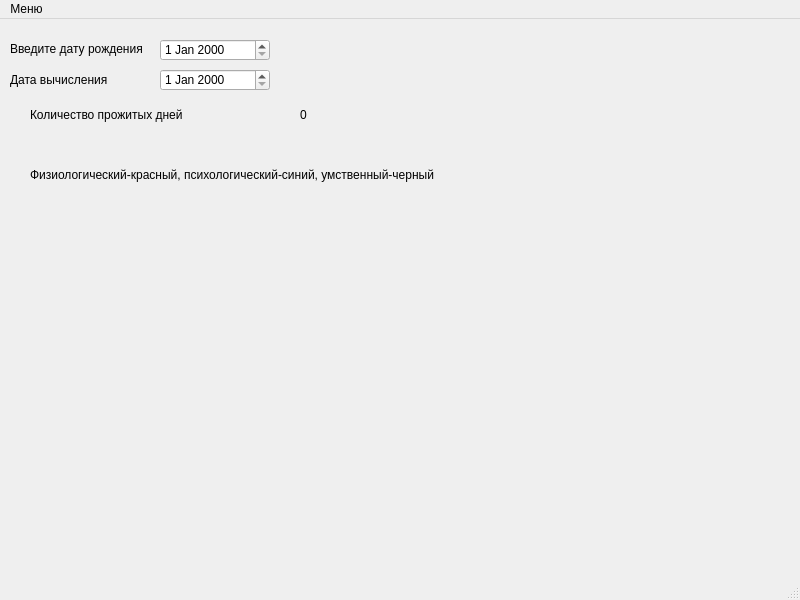
<?xml version="1.0" encoding="UTF-8"?>
<ui version="4.0">
 <class>MainWindow</class>
 <widget class="QMainWindow" name="MainWindow">
  <property name="geometry">
   <rect>
    <x>0</x>
    <y>0</y>
    <width>800</width>
    <height>600</height>
   </rect>
  </property>
  <property name="windowTitle">
   <string>MainWindow</string>
  </property>
  <widget class="QWidget" name="centralwidget">
   <widget class="QDateEdit" name="birthday_date">
    <property name="geometry">
     <rect>
      <x>160</x>
      <y>20</y>
      <width>110</width>
      <height>22</height>
     </rect>
    </property>
   </widget>
   <widget class="QDateEdit" name="current_date">
    <property name="geometry">
     <rect>
      <x>160</x>
      <y>50</y>
      <width>110</width>
      <height>22</height>
     </rect>
    </property>
   </widget>
   <widget class="QLabel" name="livedays">
    <property name="geometry">
     <rect>
      <x>30</x>
      <y>80</y>
      <width>191</width>
      <height>31</height>
     </rect>
    </property>
    <property name="text">
     <string>Количество прожитых дней</string>
    </property>
   </widget>
   <widget class="QLabel" name="result_label">
    <property name="geometry">
     <rect>
      <x>300</x>
      <y>30</y>
      <width>211</width>
      <height>131</height>
     </rect>
    </property>
    <property name="text">
     <string>0</string>
    </property>
   </widget>
   <widget class="QLabel" name="label">
    <property name="geometry">
     <rect>
      <x>10</x>
      <y>20</y>
      <width>151</width>
      <height>20</height>
     </rect>
    </property>
    <property name="text">
     <string>Введите дату рождения</string>
    </property>
   </widget>
   <widget class="QLabel" name="label_2">
    <property name="geometry">
     <rect>
      <x>10</x>
      <y>50</y>
      <width>131</width>
      <height>21</height>
     </rect>
    </property>
    <property name="text">
     <string>Дата вычисления </string>
    </property>
   </widget>
   <widget class="QLabel" name="label_3">
    <property name="geometry">
     <rect>
      <x>30</x>
      <y>120</y>
      <width>481</width>
      <height>71</height>
     </rect>
    </property>
    <property name="text">
     <string>Физиологический-красный, психологический-синий, умственный-черный </string>
    </property>
   </widget>
  </widget>
  <widget class="QMenuBar" name="menubar">
   <property name="geometry">
    <rect>
     <x>0</x>
     <y>0</y>
     <width>800</width>
     <height>17</height>
    </rect>
   </property>
   <widget class="QMenu" name="menu">
    <property name="title">
     <string>Меню</string>
    </property>
    <addaction name="action"/>
    <addaction name="action_2"/>
   </widget>
   <addaction name="menu"/>
  </widget>
  <widget class="QStatusBar" name="statusbar"/>
  <action name="action">
   <property name="text">
    <string>Выход</string>
   </property>
  </action>
  <action name="action_2">
   <property name="text">
    <string>О программе</string>
   </property>
  </action>
 </widget>
 <resources/>
 <connections/>
</ui>
